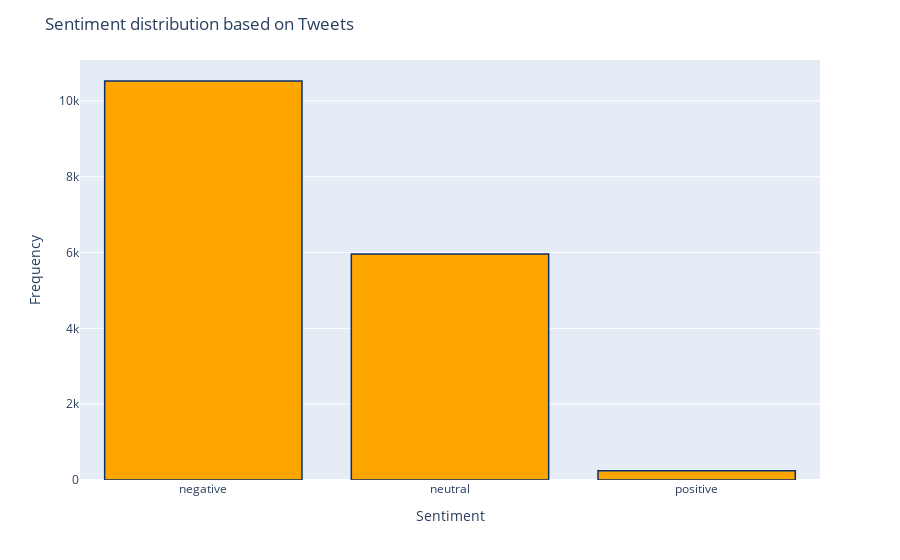

Notebook code for this chart:
### Code cell
# Plotting the sentiments of tweet_dd
color = sns.color_palette()
%matplotlib inline
py.init_notebook_mode(connected=True)

# Plotting the histogram
fig = px.histogram(tweet_dd, x="sentiment")

fig.update_traces(marker_color="orange",marker_line_color='rgb(8,48,107)',
                  marker_line_width=1.5)
fig.update_layout(title_text='Sentiment distribution based on Tweets',xaxis_title="Sentiment",
    yaxis_title="Frequency")
fig.show()

### Figure 1 — Plotly figure (JSON) as saved in the notebook; plotly's stock layout.template omitted (floating-point values rounded to 4 significant figures; data arrays with more than 128 entries replaced by an {"elided": "..."} marker saying what was removed)
{"data": [{"alignmentgroup": "True", "bingroup": "x", "hovertemplate": "sentiment=%{x}<br>count=%{y}<extra></extra>", "legendgroup": "", "marker": {"color": "orange", "line": {"color": "rgb(8,48,107)", "width": 1.5}, "pattern": {"shape": ""}}, "name": "", "offsetgroup": "", "orientation": "v", "showlegend": false, "type": "histogram", "x": {"elided": "16731 str values"}, "xaxis": "x", "yaxis": "y"}], "layout": {"barmode": "relative", "legend": {"tracegroupgap": 0}, "margin": {"t": 60}, "title": {"text": "Sentiment distribution based on Tweets"}, "xaxis": {"anchor": "y", "domain": [0, 1], "title": {"text": "Sentiment"}}, "yaxis": {"anchor": "x", "domain": [0, 1], "title": {"text": "Frequency"}}}}
